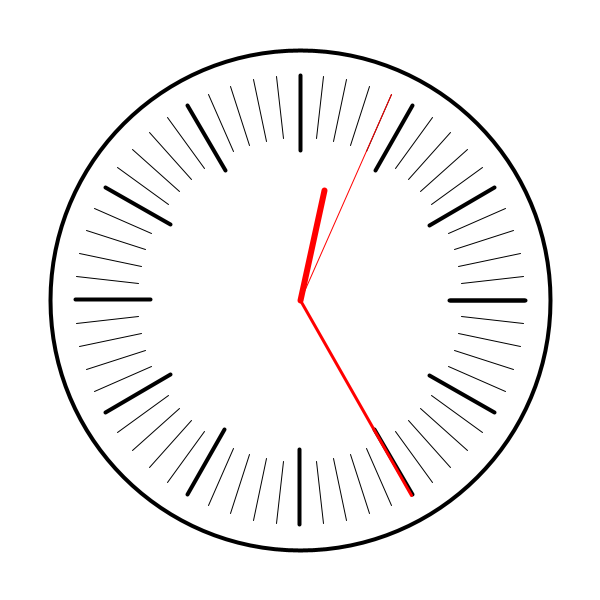
Frame 1 (no input)
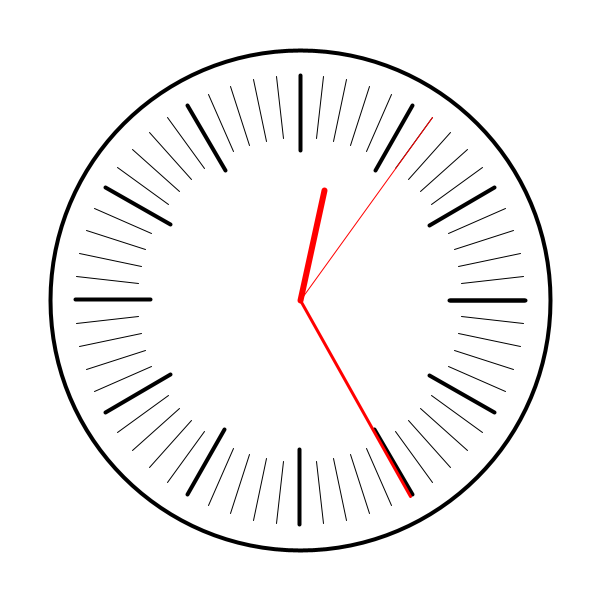
Frame 60 (the mouse pressed at the canvas centre just before this capture)
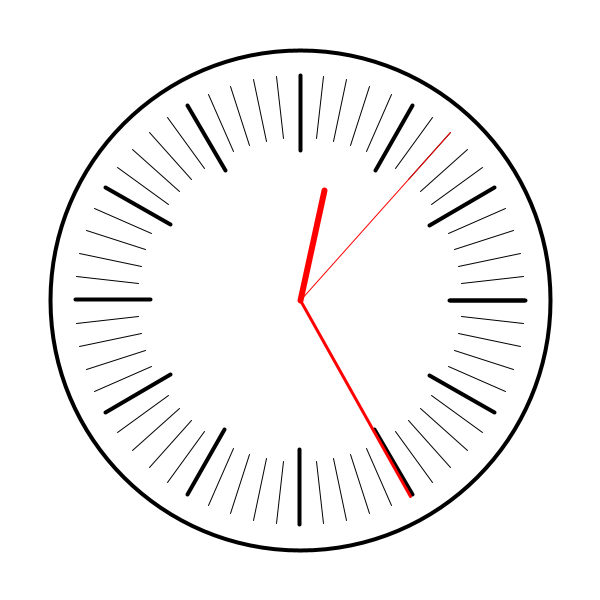
Frame 120 (the mouse held since frame 60 and released just before this capture)

The Processing sketch that drew these frames (run headless with seeded random() and noise(); from frame 60 on, the mouse is pressed at the canvas centre):

// Processing sketch: clockExample
// ── clockExample.pde
//Dan Schellenberg
//Oct 23, 2013

float sizeOfCircle;

void setup() {
  size(600,600);
  sizeOfCircle = 500;
}

void draw() {
  background(255);
  stroke(0);
  
  //clock face
  pushMatrix();  //save transformation matrix
    //set origin to middle of window
    translate(width/2,height/2);
    
    //outer circle
    strokeWeight(4);
    ellipse(0,0,sizeOfCircle,sizeOfCircle);
    
    //big lines - hours
    strokeWeight(4);
    for (int i = 0; i<=12;i++) {
      line(0.3*sizeOfCircle,0,.45*sizeOfCircle,0);
      rotate(2*PI/12);
    }
    
    //small lines - minutes
    strokeWeight(1);
    for (int i=0; i<=60;i++) {
      line(.325*sizeOfCircle,0,.45*sizeOfCircle,0);
      rotate(2*PI/60);
    }
  popMatrix();    //reset transformation matrix to last pushMatrix

  //get current time
  int s = second();
  int m = minute();
  int h = hour();
  
  //second hand
  pushMatrix();
    translate(width/2,height/2);
    rotate(2*PI/60*s);  
    strokeWeight(1);
    stroke(255,0,0);
    line(0,0,0,-0.45*sizeOfCircle);
  popMatrix();

  //minute hand
  pushMatrix();
    translate(width/2,height/2);
    rotate((2*PI/60*m) + (2*PI/(60*60)*s));  
    strokeWeight(3);
    stroke(255,0,0);
    line(0,0,0,-0.45*sizeOfCircle);
  popMatrix();

  //hour hand
  pushMatrix();
    translate(width/2,height/2);
    rotate((2*PI/12*h) + (2*PI/(12*60)*m));  
    strokeWeight(6);
    stroke(255,0,0);
    line(0,0,0,-0.225*sizeOfCircle);
  popMatrix();
}
